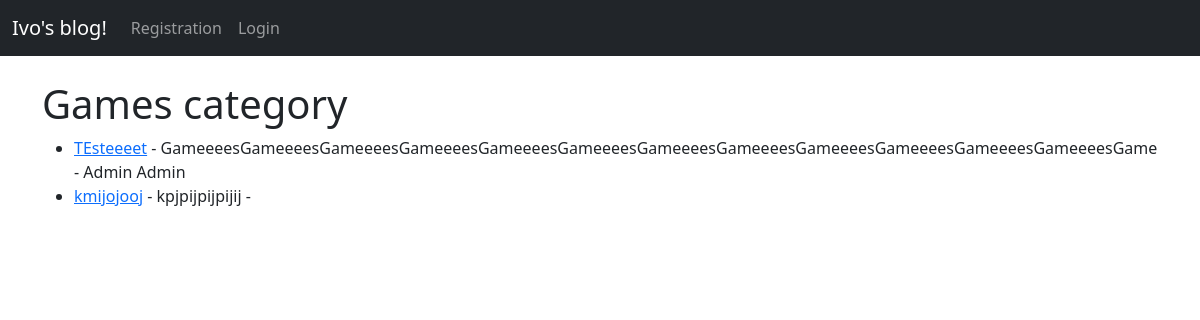
Before: /category/2/ with the older database file.
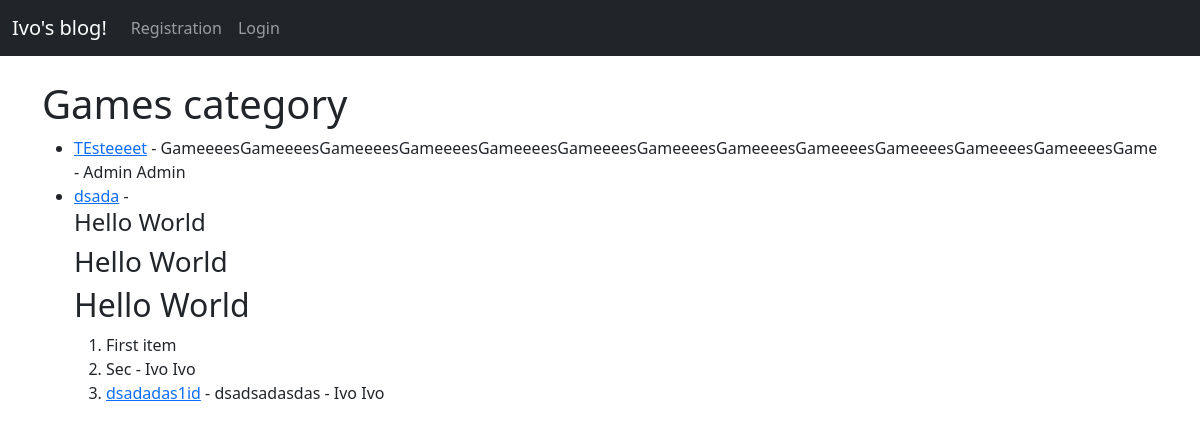
After: the same page with the newer database file.
### blog/models.py (models this page shows, shortened)
class Post(models.Model):
    title = models.CharField(max_length=255)
    author = models.ForeignKey(User, on_delete=models.CASCADE)
    body = models.TextField()
    category = models.ForeignKey(Category, on_delete=models.CASCADE, null=True)
    created_at = models.DateTimeField(auto_now_add=True)
    updated_at = models.DateTimeField(auto_now=True)

### blog/views.py (the view)
# urls.py: path('category/<int:pk>/', CategoryView, name='category'),
def CategoryView(request, pk):
    category_posts = Post.objects.filter(category=pk)
    category = Category.objects.get(pk=pk)
    categories = Category.objects.all()
    return render(request, 'category/show.html', {'cats': category.name.title(),
                                                  'category_posts': category_posts,
                                                  'categories': categories
                                                  })

### blog/templates/category/show.html (shortened to what this page needs)
{% extends 'base.html' %}
{% block content %}
{% if category_posts %}
    <h1> {{ cats }} category </h1>
    <ul>
    {% for post in category_posts %}
        <li><a href="{% url 'post_detail' post.pk %}">{{post.title}}</a> -
            {{ post.body|slice:":100"|safe }} - {{ post.author.first_name }} {{ post.author.last_name }}
        </li>
    {%endfor%}
    </ul>
{%else%}
  <h2> Sorry this category is empty! </h2>
{%endif%}
{% endblock %}

Changed rows visible on the page:
removed Post: title "kmijojooj", body "kpjpijpijpijij"
added Post: title "dsada", body "Hello World Hello World Hello World First item Sec", author.first_name "Ivo", author.last_name "Ivo"
added Post: title "dsadadas1id", body "dsadsadasdas", author.first_name "Ivo", author.last_name "Ivo"
